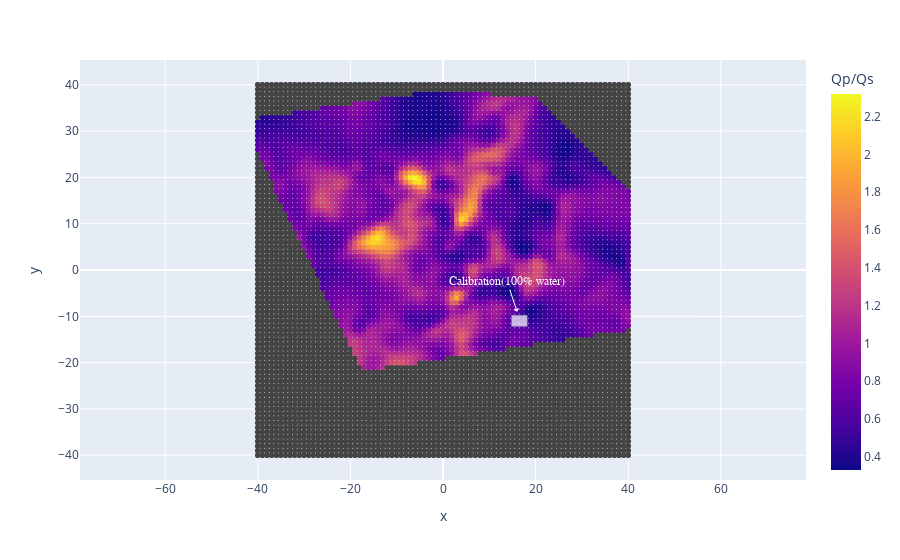

Notebook code for this chart:
### Code cell
import plotly.express as px
import plotly.graph_objects as go
xmin, xmax = 15, 18
ymin, ymax = -10, -12
fig = px.scatter(volcanic_data.data[volcanic_data.data['z'] ==5], x='x', y='y',
              color='Qp/Qs')
fig.add_shape(type="rect",
    x0=xmin, y0=ymin, x1=xmax, y1=ymax,
    line=dict(color="White"),
    fillcolor="White",
    opacity=0.7,
)
fig.add_annotation(
            x=16., y=-9,
            text=f"Calibration(100% water)",
            showarrow=True,
            font=dict(
                family="sans-serif",
                size=12,
                color="#ffffff"
            ),
            arrowcolor="#ffffff",
            arrowhead=1)
fig.update_yaxes(
      scaleanchor="x",
      scaleratio=1,
)

fig.show()

### Figure 1 — Plotly figure (JSON) as saved in the notebook; plotly's stock layout.template omitted (floating-point values rounded to 4 significant figures; data arrays with more than 128 entries replaced by an {"elided": "..."} marker saying what was removed)
{"data": [{"hovertemplate": "x=%{x}<br>y=%{y}<br>Qp/Qs=%{marker.color}<extra></extra>", "legendgroup": "", "marker": {"color": {"elided": "6561 float values"}, "coloraxis": "coloraxis", "symbol": "circle"}, "mode": "markers", "name": "", "showlegend": false, "type": "scattergl", "x": {"elided": "6561 int values"}, "xaxis": "x", "y": {"elided": "6561 int values"}, "yaxis": "y"}], "layout": {"annotations": [{"arrowcolor": "#ffffff", "arrowhead": 1, "font": {"color": "#ffffff", "family": "sans-serif", "size": 12}, "showarrow": true, "text": "Calibration(100% water)", "x": 16, "y": -9}], "coloraxis": {"colorbar": {"title": {"text": "Qp/Qs"}}, "colorscale": [[0, "#0d0887"], [0.1111, "#46039f"], [0.2222, "#7201a8"], [0.3333, "#9c179e"], [0.4444, "#bd3786"], [0.5556, "#d8576b"], [0.6667, "#ed7953"], [0.7778, "#fb9f3a"], [0.8889, "#fdca26"], [1, "#f0f921"]]}, "legend": {"tracegroupgap": 0}, "margin": {"t": 60}, "shapes": [{"fillcolor": "White", "line": {"color": "White"}, "opacity": 0.7, "type": "rect", "x0": 15, "x1": 18, "y0": -10, "y1": -12}], "xaxis": {"anchor": "y", "domain": [0, 1], "title": {"text": "x"}}, "yaxis": {"anchor": "x", "domain": [0, 1], "scaleanchor": "x", "scaleratio": 1, "title": {"text": "y"}}}}
